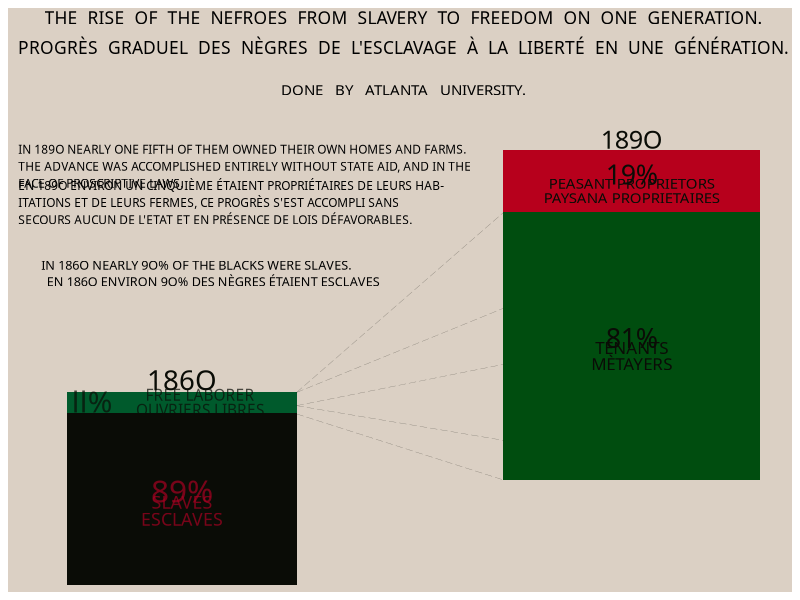
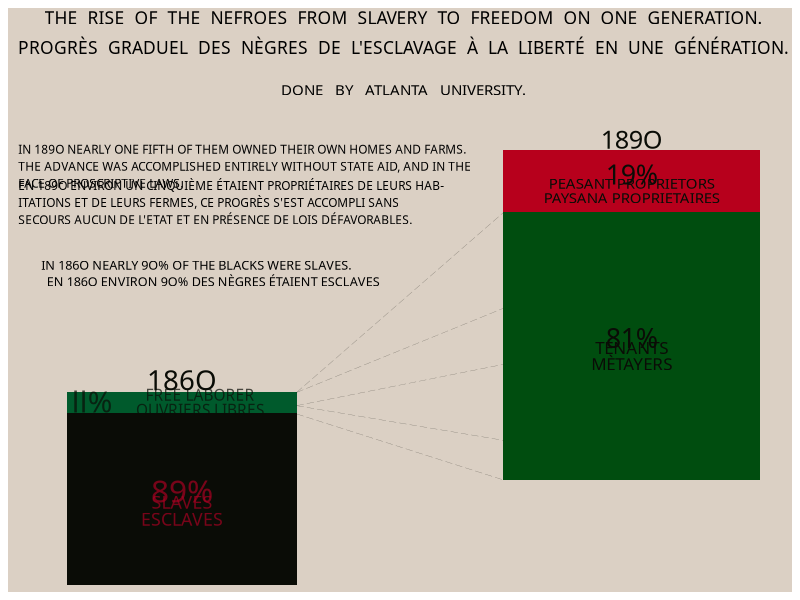

These charts were generated, in order, by the following R code:
#Dubois Challenges 2024
#Week 8 
#########################

#Challege: https://github.com/ajstarks/dubois-data-portraits/tree/master/challenge/2024 
#DuBois Styleguide: https://github.com/ajstarks/dubois-data-portraits/blob/master/dubois-style.pdf 

#########################

## Packages
library(tidyverse)
library(patchwork)

## Load Data
data <- read.csv("data/week8Data.csv")

data1860 <- data[1,] %>%
  pivot_longer(cols = Slave:Free,
               names_to = "status", values_to = "percent")%>%
  mutate(group = as.factor(1))

data1860$percent <- as.numeric(data1860$percent)


data1890 <- data[3,]
colnames(data1890)[2] <- "Owners"
colnames(data1890)[3] <- "Tenants"

data1890 <- data1890 %>%
  pivot_longer(cols = Owners:Tenants,
               names_to = "status", values_to = "percent")%>%
  mutate(group = 1)

data1890$percent <- as.numeric(data1890$percent)


## Base plot 1860 
p60<- ggplot(data1860, aes(group, percent, fill = status))+
  geom_col()+
  scale_fill_manual(values = c("#005a2c", "#0a0c06"))+
  theme_void()+
  coord_cartesian(clip = "off",
                  x = c(0.92,1.25),
                  y = c(10, 285))+
  theme(legend.position = "none",
        plot.background = element_rect(fill = '#dbd0c4', color = NA))+
  #labels
  annotate("text", label = "89%", x = 1, y = 48.5, 
           hjust = 0.5,
           color = "#a70022",
           size = 8,
           family = "B52-ULCW00-ULC",
           alpha=0.7)+
  annotate("text", label = "SLAVES\nESCLAVES", x = 1, y = 38.5, 
           hjust = 0.5,
           color = "#a70022",
           size = 4.5,
           family = "B52-ULCW00-ULC",
           alpha=0.7,
           lineheight = 0.8)+
  annotate("text", label = "ll%", x = 0.65, y = 94.8, 
           hjust = 0.5,
           color = "#0a0c06",
           size = 7.5,
           family = "B52-ULCW00-ULC",
           alpha=0.7)+
  annotate("text", label = "FREE LABORER\nQUVRIERS LIBRES", x = 1.07, y = 94.6, 
           hjust = 0.5,
           color = "#0a0c06",
           size = 3.9,
           family = "B52-ULCW00-ULC",
           alpha=0.7,
           lineheight = 0.8)+
  annotate("text", label = "186O", x = 1, y = 106, 
           hjust = 0.5,
           color = "#0a0c06",
           size = 7,
           family = "B52-ULCW00-ULC")
  

## Base plot 1890 
p90<- ggplot(data1890, aes(group, percent, fill = status))+
  geom_col()+
  scale_fill_manual(values = c("#b7001c", "#004d0f"))+
  theme_void()+
  coord_cartesian(clip = "off",
                  x = c(0.25,1.5),
                  y = c(-26, 135))+
  theme(legend.position = "none",
        plot.background = element_rect(fill = '#dbd0c4', color = NA))+
  #labels 
  annotate("text", label = "81%", x = 1, y = 43, 
           hjust = 0.5,
           color = "#0a0c06",
           size = 6.8,
           family = "B52-ULCW00-ULC")+
  annotate("text", label = "TENANTS\nMÈTAYERS", x = 1, y = 37.5, 
           hjust = 0.5,
           color = "#0a0c06",
           size = 4.3,
           family = "B52-ULCW00-ULC",
           lineheight = 0.8)+
  annotate("text", label = "19%", x = 1, y = 92.5, 
           hjust = 0.5,
           color = "#0a0c06",
           size = 6.8,
           family = "B52-ULCW00-ULC")+
  annotate("text", label = "PEASANT PROPRIETORS\nPAYSANA PROPRIETAIRES", x = 1, y = 87.5, 
           hjust = 0.5,
           color = "#0a0c06",
           size = 3.8,
           family = "B52-ULCW00-ULC",
           lineheight = 0.8)+
  annotate("text", label = "189O", x = 1, y = 103, 
           hjust = 0.5,
           color = "#0a0c06",
           size = 6.4,
           family = "B52-ULCW00-ULC")

## Combine into single plot  
plotFull <- p60 + p90 + plot_layout(nrow = 1)


## Add lines 
plotLine <- plotFull +
  annotate("segment", x = -0.175, xend = 0.55, y = 26.5, yend = 81,
           color = "#0a0c06",
           linetype = 5, 
           alpha=0.5, 
           linewidth = 0.1)+
  annotate("segment", x = -0.175, xend = 0.55, y = 26.5, yend = 52,
           color = "#0a0c06",
           linetype = 5, 
           alpha=0.5, 
           linewidth = 0.1)+
  annotate("segment", x = -0.175, xend = 0.55, y = 22.5, yend = 35,
           color = "#0a0c06",
           linetype = 5, 
           alpha=0.5, 
           linewidth = 0.1)+
  annotate("segment", x = -0.175, xend = 0.55, y = 22.5, yend = 12,
           color = "#0a0c06",
           linetype = 5, 
           alpha=0.5, 
           linewidth = 0.1)+
  annotate("segment", x = -0.175, xend = 0.55, y = 20, yend = 0,
           color = "#0a0c06",
           linetype = 5, 
           alpha=0.5, 
           linewidth = 0.1)

## Add titles 

title <- "THE  RISE  OF  THE  NEFROES  FROM  SLAVERY  TO  FREEDOM  ON  ONE  GENERATION."
title2 <- "PROGRÈS  GRADUEL  DES  NÈGRES  DE  L'ESCLAVAGE  À  LA  LIBERTÉ  EN  UNE  GÉNÉRATION."
subtitle <- "DONE   BY   ATLANTA   UNIVERSITY."

descriptionE1 <- "IN 189O NEARLY ONE FIFTH OF THEM OWNED THEIR OWN HOMES AND FARMS.\nTHE ADVANCE WAS ACCOMPLISHED ENTIRELY WITHOUT STATE AID, AND IN THE\nFACE OF PROSCRIPTIVE LAWS."
descriptionF1 <- "EN 189O ENVIRON UN CINQUIÈME ÉTAIENT PROPRIÉTAIRES DE LEURS HAB-\nITATIONS ET DE LEURS FERMES, CE PROGRÈS S'EST ACCOMPLI SANS\nSECOURS AUCUN DE L'ETAT ET EN PRÉSENCE DE LOIS DÉFAVORABLES."

descriptionE2 <- "IN 186O NEARLY 9O% OF THE BLACKS WERE SLAVES."
descriptionF2 <- "EN 186O ENVIRON 9O% DES NÈGRES ÉTAIENT ESCLAVES"


plotFinal <- plotLine + 
  annotate("text", x = 0.2, y = 140, label= title, 
           hjust = 0.5,
           size = 4.4,
           family = "B52-ULCW00-ULC")+
  annotate("text", x = 0.2, y = 131, label= title2, 
           hjust = 0.5,
           size = 4.4,
           family = "B52-ULCW00-ULC")+
  annotate("text", x = 0.2, y = 118, label= subtitle, 
           hjust = 0.5,
           size = 3.8,
           family = "B52-ULCW00-ULC")+
  annotate("text", x = -1.15, y = 95, label= descriptionE1, 
           hjust = 0,
           size = 3,
           family = "Vasarely-Light")+
  annotate("text", x = -1.15, y = 84, label= descriptionF1, 
           hjust = 0,
           size = 3,
           family = "Vasarely-Light")+
  annotate("text", x = -1.07, y = 65, label= descriptionE2, 
           hjust = 0,
           size = 3.2,
           family = "Vasarely-Light")+
  annotate("text", x = -1.05, y = 60, label= descriptionF2, 
           hjust = 0,
           size = 3.2,
           family = "Vasarely-Light")

plotFinal

## Final 
ggsave("week8.png", width = 7.2, height = 10, units = "in") 

